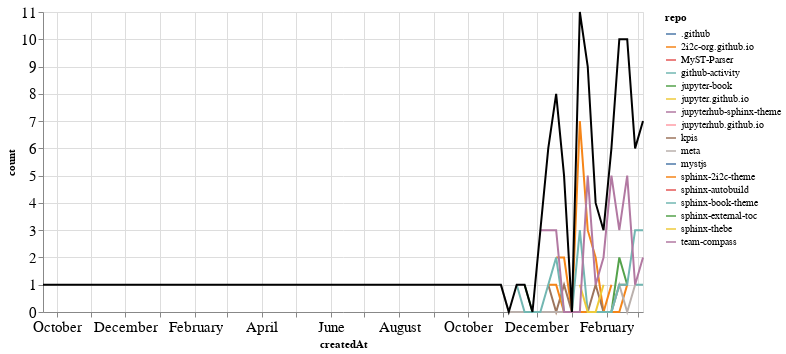

Notebook source saved alongside this figure:
### Markdown cell above
### PRs

### Code cell
prs_time = prs.groupby('repo').resample('W', on='createdAt').count()['author'].reset_index()
prs_time = prs_time.rename(columns={'author': 'count'})
prs_time_total = prs_time.groupby('createdAt').agg({"count": "sum"}).reset_index()

ch1 = alt.Chart(prs_time, width=600).mark_line().encode(
    x='createdAt',
    y='count',
    color='repo',
    tooltip="repo"
)

ch2 = alt.Chart(prs_time_total, width=600).mark_line(color="black").encode(
    x='createdAt',
    y='count',
)

ch1 + ch2

### Figure 1 — Vega-Lite specification as saved in the notebook (floating-point values rounded to 4 significant figures)
{"config": {"axisLeft": {"labelFontSize": 15}, "axisBottom": {"labelFontSize": 15}}, "layer": [{"data": {"name": "data-5b950527f2a62061d760f150637b33ee"}, "mark": "line", "encoding": {"color": {"field": "repo", "type": "nominal"}, "tooltip": {"field": "repo", "type": "nominal"}, "x": {"field": "createdAt", "type": "temporal"}, "y": {"field": "count", "type": "quantitative"}}, "width": 600}, {"data": {"name": "data-7275f1bbf61015b064f0c23619cb05ec"}, "mark": {"type": "line", "color": "black"}, "encoding": {"x": {"field": "createdAt", "type": "temporal"}, "y": {"field": "count", "type": "quantitative"}}, "width": 600}], "$schema": "https://vega.github.io/schema/vega-lite/v4.17.0.json", "datasets": {"data-5b950527f2a62061d760f150637b33ee": [{"repo": ".github", "createdAt": "2023-01-15T00:00:00", "count": 1}, {"repo": "2i2c-org.github.io", "createdAt": "2022-12-18T00:00:00", "count": 2}, {"repo": "2i2c-org.github.io", "createdAt": "2022-12-25T00:00:00", "count": 2}, {"repo": "2i2c-org.github.io", "createdAt": "2023-01-01T00:00:00", "count": 0}, {"repo": "2i2c-org.github.io", "createdAt": "2023-01-08T00:00:00", "count": 7}, {"repo": "2i2c-org.github.io", "createdAt": "2023-01-15T00:00:00", "count": 3}, {"repo": "2i2c-org.github.io", "createdAt": "2023-01-22T00:00:00", "count": 2}, {"repo": "2i2c-org.github.io", "createdAt": "2023-01-29T00:00:00", "count": 0}, {"repo": "2i2c-org.github.io", "createdAt": "2023-02-05T00:00:00", "count": 0}, {"repo": "2i2c-org.github.io", "createdAt": "2023-02-12T00:00:00", "count": 0}, {"repo": "2i2c-org.github.io", "createdAt": "2023-02-19T00:00:00", "count": 1}, {"repo": "MyST-Parser", "createdAt": "2023-03-05T00:00:00", "count": 1}, {"repo": "github-activity", "createdAt": "2023-02-26T00:00:00", "count": 1}, {"repo": "github-activity", "createdAt": "2023-03-05T00:00:00", "count": 1}, {"repo": "jupyter-book", "createdAt": "2022-11-20T00:00:00", "count": 1}, {"repo": "jupyter-book", "createdAt": "2022-11-27T00:00:00", "count": 0}, {"repo": "jupyter-book", "createdAt": "2022-12-04T00:00:00", "count": 0}, {"repo": "jupyter-book", "createdAt": "2022-12-11T00:00:00", "count": 0}, {"repo": "jupyter-book", "createdAt": "2022-12-18T00:00:00", "count": 0}, {"repo": "jupyter-book", "createdAt": "2022-12-25T00:00:00", "count": 0}, {"repo": "jupyter-book", "createdAt": "2023-01-01T00:00:00", "count": 0}, {"repo": "jupyter-book", "createdAt": "2023-01-08T00:00:00", "count": 0}, {"repo": "jupyter-book", "createdAt": "2023-01-15T00:00:00", "count": 0}, {"repo": "jupyter-book", "createdAt": "2023-01-22T00:00:00", "count": 0}, {"repo": "jupyter-book", "createdAt": "2023-01-29T00:00:00", "count": 0}, {"repo": "jupyter-book", "createdAt": "2023-02-05T00:00:00", "count": 0}, {"repo": "jupyter-book", "createdAt": "2023-02-12T00:00:00", "count": 2}, {"repo": "jupyter-book", "createdAt": "2023-02-19T00:00:00", "count": 1}, {"repo": "jupyter.github.io", "createdAt": "2022-12-25T00:00:00", "count": 1}, {"repo": "jupyterhub-sphinx-theme", "createdAt": "2022-12-25T00:00:00", "count": 1}, {"repo": "jupyterhub.github.io", "createdAt": "2023-02-12T00:00:00", "count": 1}, {"repo": "kpis", "createdAt": "2022-12-11T00:00:00", "count": 1}, {"repo": "kpis", "createdAt": "2022-12-18T00:00:00", "count": 0}, {"repo": "kpis", "createdAt": "2022-12-25T00:00:00", "count": 1}, {"repo": "kpis", "createdAt": "2023-01-01T00:00:00", "count": 0}, {"repo": "kpis", "createdAt": "2023-01-08T00:00:00", "count": 0}, {"repo": "kpis", "createdAt": "2023-01-15T00:00:00", "count": 0}, {"repo": "kpis", "createdAt": "2023-01-22T00:00:00", "count": 1}, {"repo": "kpis", "createdAt": "2023-01-29T00:00:00", "count": 0}, {"repo": "kpis", "createdAt": "2023-02-05T00:00:00", "count": 0}, {"repo": "kpis", "createdAt": "2023-02-12T00:00:00", "count": 1}, {"repo": "kpis", "createdAt": "2023-02-19T00:00:00", "count": 1}, {"repo": "meta", "createdAt": "2022-10-30T00:00:00", "count": 1}, {"repo": "meta", "createdAt": "2022-11-06T00:00:00", "count": 0}, {"repo": "meta", "createdAt": "2022-11-13T00:00:00", "count": 0}, {"repo": "meta", "createdAt": "2022-11-20T00:00:00", "count": 0}, {"repo": "meta", "createdAt": "2022-11-27T00:00:00", "count": 0}, {"repo": "meta", "createdAt": "2022-12-04T00:00:00", "count": 0}, {"repo": "meta", "createdAt": "2022-12-11T00:00:00", "count": 0}, {"repo": "meta", "createdAt": "2022-12-18T00:00:00", "count": 0}, {"repo": "meta", "createdAt": "2022-12-25T00:00:00", "count": 0}, {"repo": "meta", "createdAt": "2023-01-01T00:00:00", "count": 0}, {"repo": "meta", "createdAt": "2023-01-08T00:00:00", "count": 0}, {"repo": "meta", "createdAt": "2023-01-15T00:00:00", "count": 0}, {"repo": "meta", "createdAt": "2023-01-22T00:00:00", "count": 0}, {"repo": "meta", "createdAt": "2023-01-29T00:00:00", "count": 0}, {"repo": "meta", "createdAt": "2023-02-05T00:00:00", "count": 0}, {"repo": "meta", "createdAt": "2023-02-12T00:00:00", "count": 1}, {"repo": "meta", "createdAt": "2023-02-19T00:00:00", "count": 0}, {"repo": "meta", "createdAt": "2023-02-26T00:00:00", "count": 1}, {"repo": "mystjs", "createdAt": "2023-02-19T00:00:00", "count": 1}, {"repo": "sphinx-2i2c-theme", "createdAt": "2022-12-11T00:00:00", "count": 1}, {"repo": "sphinx-2i2c-theme", "createdAt": "2022-12-18T00:00:00", "count": 1}, {"repo": "sphinx-2i2c-theme", "createdAt": "2022-12-25T00:00:00", "count": 0}, {"repo": "sphinx-2i2c-theme", "createdAt": "2023-01-01T00:00:00", "count": 0}, {"repo": "sphinx-2i2c-theme", "createdAt": "2023-01-08T00:00:00", "count": 0}, {"repo": "sphinx-2i2c-theme", "createdAt": "2023-01-15T00:00:00", "count": 0}, {"repo": "sphinx-2i2c-theme", "createdAt": "2023-01-22T00:00:00", "count": 0}, {"repo": "sphinx-2i2c-theme", "createdAt": "2023-01-29T00:00:00", "count": 0}, {"repo": "sphinx-2i2c-theme", "createdAt": "2023-02-05T00:00:00", "count": 1}, {"repo": "sphinx-autobuild", "createdAt": "2023-02-12T00:00:00", "count": 1}, {"repo": "sphinx-book-theme", "createdAt": "2022-11-13T00:00:00", "count": 1}, {"repo": "sphinx-book-theme", "createdAt": "2022-11-20T00:00:00", "count": 0}, {"repo": "sphinx-book-theme", "createdAt": "2022-11-27T00:00:00", "count": 0}, {"repo": "sphinx-book-theme", "createdAt": "2022-12-04T00:00:00", "count": 0}, {"repo": "sphinx-book-theme", "createdAt": "2022-12-11T00:00:00", "count": 1}, {"repo": "sphinx-book-theme", "createdAt": "2022-12-18T00:00:00", "count": 2}, {"repo": "sphinx-book-theme", "createdAt": "2022-12-25T00:00:00", "count": 0}, {"repo": "sphinx-book-theme", "createdAt": "2023-01-01T00:00:00", "count": 0}, {"repo": "sphinx-book-theme", "createdAt": "2023-01-08T00:00:00", "count": 3}, {"repo": "sphinx-book-theme", "createdAt": "2023-01-15T00:00:00", "count": 0}, {"repo": "sphinx-book-theme", "createdAt": "2023-01-22T00:00:00", "count": 0}, {"repo": "sphinx-book-theme", "createdAt": "2023-01-29T00:00:00", "count": 0}, {"repo": "sphinx-book-theme", "createdAt": "2023-02-05T00:00:00", "count": 0}, {"repo": "sphinx-book-theme", "createdAt": "2023-02-12T00:00:00", "count": 1}, {"repo": "sphinx-book-theme", "createdAt": "2023-02-19T00:00:00", "count": 1}, {"repo": "sphinx-book-theme", "createdAt": "2023-02-26T00:00:00", "count": 3}, {"repo": "sphinx-book-theme", "createdAt": "2023-03-05T00:00:00", "count": 3}, {"repo": "sphinx-external-toc", "createdAt": "2021-09-19T00:00:00", "count": 1}, {"repo": "sphinx-thebe", "createdAt": "2023-01-08T00:00:00", "count": 1}, {"repo": "sphinx-thebe", "createdAt": "2023-01-15T00:00:00", "count": 0}, {"repo": "sphinx-thebe", "createdAt": "2023-01-22T00:00:00", "count": 0}, {"repo": "sphinx-thebe", "createdAt": "2023-01-29T00:00:00", "count": 1}, {"repo": "team-compass", "createdAt": "2022-12-04T00:00:00", "count": 3}, {"repo": "team-compass", "createdAt": "2022-12-11T00:00:00", "count": 3}, {"repo": "team-compass", "createdAt": "2022-12-18T00:00:00", "count": 3}, {"repo": "team-compass", "createdAt": "2022-12-25T00:00:00", "count": 0}, {"repo": "team-compass", "createdAt": "2023-01-01T00:00:00", "count": 0}, {"repo": "team-compass", "createdAt": "2023-01-08T00:00:00", "count": 0}, {"repo": "team-compass", "createdAt": "2023-01-15T00:00:00", "count": 5}, {"repo": "team-compass", "createdAt": "2023-01-22T00:00:00", "count": 1}, {"repo": "team-compass", "createdAt": "2023-01-29T00:00:00", "count": 2}, {"repo": "team-compass", "createdAt": "2023-02-05T00:00:00", "count": 5}, {"repo": "team-compass", "createdAt": "2023-02-12T00:00:00", "count": 3}, {"repo": "team-compass", "createdAt": "2023-02-19T00:00:00", "count": 5}, {"repo": "team-compass", "createdAt": "2023-02-26T00:00:00", "count": 1}, {"repo": "team-compass", "createdAt": "2023-03-05T00:00:00", "count": 2}], "data-7275f1bbf61015b064f0c23619cb05ec": [{"createdAt": "2021-09-19T00:00:00", "count": 1}, {"createdAt": "2022-10-30T00:00:00", "count": 1}, {"createdAt": "2022-11-06T00:00:00", "count": 0}, {"createdAt": "2022-11-13T00:00:00", "count": 1}, {"createdAt": "2022-11-20T00:00:00", "count": 1}, {"createdAt": "2022-11-27T00:00:00", "count": 0}, {"createdAt": "2022-12-04T00:00:00", "count": 3}, {"createdAt": "2022-12-11T00:00:00", "count": 6}, {"createdAt": "2022-12-18T00:00:00", "count": 8}, {"createdAt": "2022-12-25T00:00:00", "count": 5}, {"createdAt": "2023-01-01T00:00:00", "count": 0}, {"createdAt": "2023-01-08T00:00:00", "count": 11}, {"createdAt": "2023-01-15T00:00:00", "count": 9}, {"createdAt": "2023-01-22T00:00:00", "count": 4}, {"createdAt": "2023-01-29T00:00:00", "count": 3}, {"createdAt": "2023-02-05T00:00:00", "count": 6}, {"createdAt": "2023-02-12T00:00:00", "count": 10}, {"createdAt": "2023-02-19T00:00:00", "count": 10}, {"createdAt": "2023-02-26T00:00:00", "count": 6}, {"createdAt": "2023-03-05T00:00:00", "count": 7}]}}
